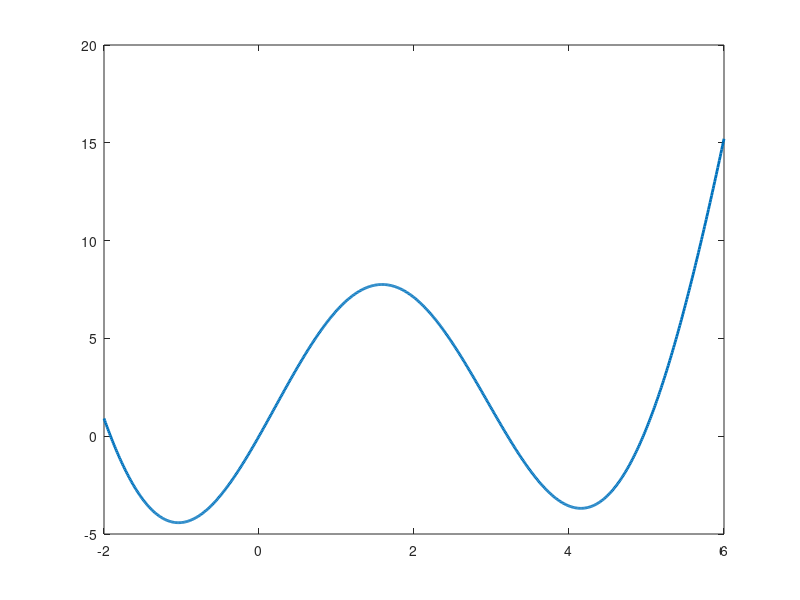

Write MATLAB code to recreate this figure. (Note: this script raises an error after producing the figure.)
clear all
close all

f=@(x)x.^2-3.*x+10.*sin(x);
x=-2:0.01:6;
y=f(x);
plot(x,y,'linewidth',2);
p0=0;
erro_max=0.001;
f2=@(x)-f(x);
p=minimiza_lagrange(f2,p0,erro_max)
hold on;
plot(p,f(p),"r*","markersize",10,"linewidth",3);

